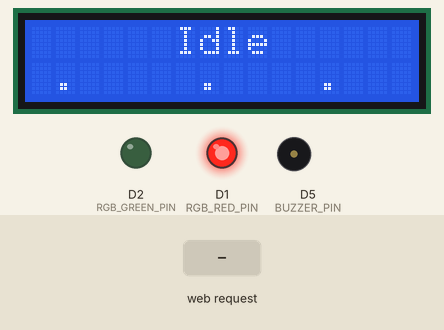
Bench run of a sketch on a simulated ESP8266 (NodeMCU). Parts: 16×2 character LCD, output pins drawn as LEDs (lit = HIGH), buzzer (waves = sounding, pin HIGH). Dashed ring = blinking. The test bench sets the inputs (shaded band). WiFi joins after 1.5 s; servers stay silent unless stated; what the sketch prints to the serial monitor is not drawn.

Above: at 4.1 s.
4.2 s: HTTP request GET /yellow received
At 4.61 s:
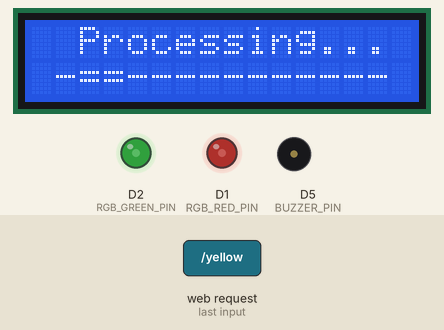
6.8 s: HTTP request GET /green received
At 7.07 s:
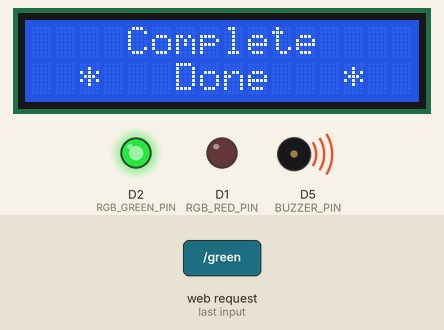
8.6 s: HTTP request GET /waiting received
At 8.87 s:
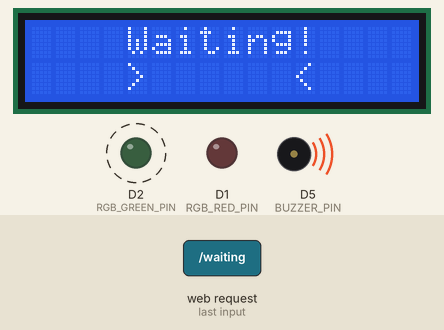
10.4 s: HTTP request GET /red received
At 10.66 s:
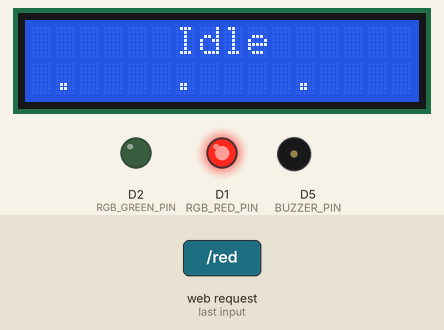
12.3 s: HTTP request GET /prompt received
At 13.22 s:
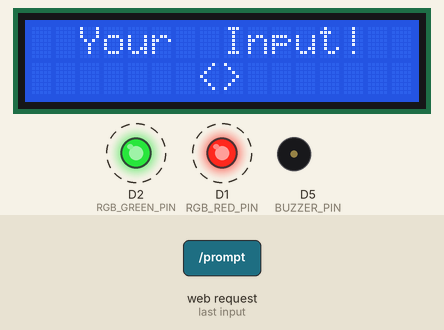
15.3 s: HTTP request GET /idle received
At 15.35 s:
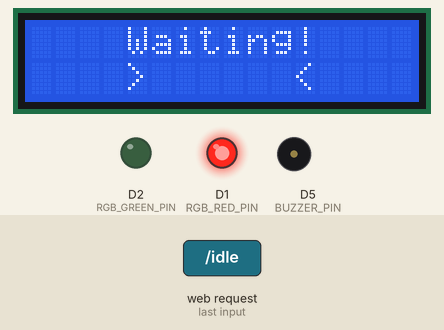
Timing chart, 0 to 17.8 s (numbered marks = the images above; inputs shaded):
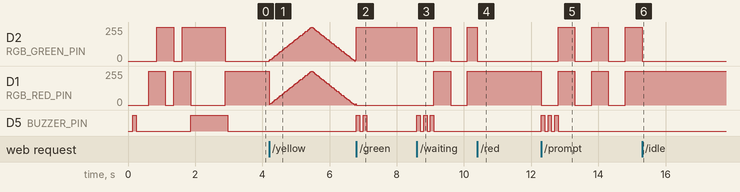

The sketch:

claude_code_led.ino
```cpp
/*
 * Claude Code LED Status Indicator
 *
 * This firmware creates a WiFi-connected LED status indicator
 * that responds to HTTP requests to show Claude Code's working state.
 *
 * LED States:
 * - Red: Idle - Waiting for input
 * - Yellow: Processing - Claude Code is thinking (with breathing effect)
 * - Yellow: Waiting - Blinking when Claude needs user input
 * - Green: Complete - Task finished successfully
 *
 * API Endpoints:
 * - GET /red or /idle       -> Set to idle state
 * - GET /yellow or /processing -> Set to processing state
 * - GET /waiting or /prompt -> Set to waiting for input state (blinking)
 * - GET /green or /complete -> Set to complete state
 * - GET /status             -> Get current status as JSON
 *
 * Hardware: ESP8266 (NodeMCU) or ESP32
 *
 * Supports two LED configurations:
 * 1. Three separate LEDs (Red, Yellow, Green)
 * 2. Single RGB LED (Common Cathode) - mixes Red+Green for Yellow
 *
 * Optional: Active buzzer for audio feedback
 */

// ==================== CONFIGURATION ====================

// Board Selection - Uncomment ONE
#define USE_ESP8266
// #define USE_ESP32

// LED Configuration - Uncomment ONE
// #define USE_SEPARATE_LEDS    // Three separate LEDs (Red, Yellow, Green)
#define USE_RGB_LED             // Single RGB LED (Common Cathode)

// Optional Features
#define USE_BUZZER              // Comment out to disable buzzer
#define USE_LCD                 // Comment out to disable 16x2 I2C LCD

// WiFi Credentials - UPDATE THESE!
const char* WIFI_SSID = "Supersena";
const char* WIFI_PASSWORD = "Natasena123";

// ==================== PIN DEFINITIONS ====================

#ifdef USE_LCD
  #include <Wire.h>
  #include <LiquidCrystal_I2C.h>
#endif

#ifdef USE_ESP8266
  #include <ESP8266WiFi.h>
  #include <ESP8266WebServer.h>
  ESP8266WebServer server(80);

  #ifdef USE_SEPARATE_LEDS
    // Three separate LEDs
    const int RED_PIN = D1;      // GPIO5
    const int YELLOW_PIN = D2;   // GPIO4
    const int GREEN_PIN = D3;    // GPIO0
  #endif

  #ifdef USE_RGB_LED
    // RGB LED (Common Cathode) - accent colors via mixing
    const int RGB_RED_PIN = D1;    // GPIO5 - Red leg
    const int RGB_GREEN_PIN = D2;  // GPIO4 - Green leg
    // Blue leg not used
  #endif

  #ifdef USE_BUZZER
    const int BUZZER_PIN = D5;     // GPIO14
  #endif

  #ifdef USE_LCD
    const int LCD_SDA = D3;        // GPIO0
    const int LCD_SCL = D4;        // GPIO2
  #endif
#endif

#ifdef USE_ESP32
  #include <WiFi.h>
  #include <WebServer.h>
  WebServer server(80);

  #ifdef USE_SEPARATE_LEDS
    const int RED_PIN = 5;
    const int YELLOW_PIN = 18;
    const int GREEN_PIN = 19;
  #endif

  #ifdef USE_RGB_LED
    const int RGB_RED_PIN = 5;
    const int RGB_GREEN_PIN = 18;
  #endif

  #ifdef USE_BUZZER
    const int BUZZER_PIN = 14;
  #endif

  #ifdef USE_LCD
    const int LCD_SDA = 21;        // Default I2C SDA
    const int LCD_SCL = 22;        // Default I2C SCL
  #endif

  // PWM settings for ESP32
  const int PWM_CHANNEL_0 = 0;
  const int PWM_CHANNEL_1 = 1;
  const int PWM_FREQ = 5000;
  const int PWM_RESOLUTION = 8;
#endif

// ==================== LCD SETUP ====================

#ifdef USE_LCD
  // Try 0x27 first, common for PCF8574. If not working, try 0x3F
  LiquidCrystal_I2C lcd(0x27, 16, 2);
  bool lcdInitialized = false;
  unsigned long lastLcdUpdate = 0;
  const int LCD_UPDATE_INTERVAL = 150;  // Faster updates for animation
  String lastLcdStatus = "";
  int animFrame = 0;

  // Custom characters for animations
  byte spinnerFrames[4][8] = {
    {0b00000, 0b00100, 0b00100, 0b00100, 0b00100, 0b00100, 0b00100, 0b00000},  // |
    {0b00000, 0b00001, 0b00010, 0b00100, 0b01000, 0b10000, 0b00000, 0b00000},  // /
    {0b00000, 0b00000, 0b00000, 0b11111, 0b00000, 0b00000, 0b00000, 0b00000},  // -
    {0b00000, 0b10000, 0b01000, 0b00100, 0b00010, 0b00001, 0b00000, 0b00000}   // backslash
  };

  byte checkMark[8] = {
    0b00000, 0b00001, 0b00010, 0b10100, 0b01000, 0b00000, 0b00000, 0b00000
  };

  byte idleDot[8] = {
    0b00000, 0b00000, 0b01110, 0b01110, 0b01110, 0b00000, 0b00000, 0b00000
  };

  byte waitingIcon[8] = {
    0b00100, 0b01110, 0b01110, 0b00100, 0b00100, 0b00000, 0b00100, 0b00000
  };
#endif

// ==================== GLOBAL VARIABLES ====================

String currentStatus = "idle";
unsigned long bootTime = 0;

// Breathing effect variables
bool isBreathing = false;
int breathBrightness = 0;
int breathDirection = 5;
unsigned long lastBreathUpdate = 0;
const int BREATH_INTERVAL = 20;

// Blinking effect variables
bool isBlinking = false;
bool blinkState = false;
unsigned long lastBlinkTime = 0;
const int BLINK_INTERVAL = 500;

#ifdef USE_BUZZER
  unsigned long buzzerStartTime = 0;
  bool buzzerActive = false;
  int buzzerBeepCount = 0;
  int buzzerBeepsTarget = 0;
  bool buzzerBeepState = false;
  const int BUZZER_BEEP_DURATION = 100;
  const int BUZZER_BEEP_GAP = 100;
#endif

// ==================== BUZZER FUNCTIONS ====================

#ifdef USE_BUZZER
void buzzerOn() {
  digitalWrite(BUZZER_PIN, HIGH);
}

void buzzerOff() {
  digitalWrite(BUZZER_PIN, LOW);
}

void startBeeps(int count) {
  buzzerBeepCount = 0;
  buzzerBeepsTarget = count;
  buzzerActive = true;
  buzzerBeepState = true;
  buzzerStartTime = millis();
  buzzerOn();
}

void updateBuzzer() {
  if (!buzzerActive) return;

  unsigned long elapsed = millis() - buzzerStartTime;

  if (buzzerBeepState) {
    if (elapsed >= BUZZER_BEEP_DURATION) {
      buzzerOff();
      buzzerBeepState = false;
      buzzerStartTime = millis();
      buzzerBeepCount++;
      if (buzzerBeepCount >= buzzerBeepsTarget) {
        buzzerActive = false;
      }
    }
  } else {
    if (elapsed >= BUZZER_BEEP_GAP) {
      buzzerOn();
      buzzerBeepState = true;
      buzzerStartTime = millis();
    }
  }
}
#endif

// ==================== LCD FUNCTIONS ====================

#ifdef USE_LCD
void setupLcd() {
  #ifdef USE_ESP8266
    Wire.begin(LCD_SDA, LCD_SCL);
  #else
    Wire.begin(LCD_SDA, LCD_SCL);
  #endif

  lcd.init();
  lcd.backlight();

  // Load initial custom characters
  lcd.createChar(0, idleDot);
  lcd.createChar(1, checkMark);
  lcd.createChar(2, waitingIcon);

  lcd.setCursor(0, 0);
  lcd.print("  Claude  Code  ");
  lcd.setCursor(0, 1);
  lcd.print("  Connecting... ");

  lcdInitialized = true;
  Serial.println("📺 LCD initialized (16x2 I2C)");
}

void updateLcd() {
  if (!lcdInitialized) return;

  unsigned long currentTime = millis();
  if (currentTime - lastLcdUpdate < LCD_UPDATE_INTERVAL) return;
  lastLcdUpdate = currentTime;

  // Reset animation frame on status change
  if (currentStatus != lastLcdStatus) {
    lastLcdStatus = currentStatus;
    animFrame = 0;
    lcd.clear();
  }

  if (currentStatus == "idle") {
    // Idle: Zen dots floating
    lcd.setCursor(0, 0);
    lcd.print("      Idle      ");
    lcd.setCursor(0, 1);

    // Animated dots pattern
    String dots = "                ";
    int pos = animFrame % 16;
    dots[pos] = '.';
    dots[(pos + 5) % 16] = '.';
    dots[(pos + 10) % 16] = '.';
    lcd.print(dots);
    animFrame++;
  }
  else if (currentStatus == "processing") {
    // Processing: Spinner animation
    lcd.createChar(3, spinnerFrames[animFrame % 4]);

    lcd.setCursor(0, 0);
    lcd.print("  Processing... ");
    lcd.setCursor(0, 1);

    // Progress bar animation
    int barPos = animFrame % 14;
    lcd.print(" ");
    for (int i = 0; i < 14; i++) {
      if (i == barPos || i == barPos + 1) {
        lcd.print("=");
      } else {
        lcd.print("-");
      }
    }
    lcd.print(" ");
    animFrame++;
  }
  else if (currentStatus == "waiting") {
    // Waiting: Blinking attention
    lcd.setCursor(0, 0);
    if (animFrame % 6 < 3) {
      lcd.print("    Waiting!    ");
    } else {
      lcd.print("  Your  Input!  ");
    }
    lcd.setCursor(0, 1);

    // Bouncing arrow animation
    String arrows = "                ";
    int bouncePos = animFrame % 10;
    if (bouncePos > 5) bouncePos = 10 - bouncePos;  // Bounce back
    arrows[3 + bouncePos] = '>';
    arrows[12 - bouncePos] = '<';
    lcd.print(arrows);
    animFrame++;
  }
  else if (currentStatus == "complete") {
    // Complete: Celebration animation
    lcd.setCursor(0, 0);
    lcd.print("    Complete    ");
    lcd.setCursor(0, 1);

    // Sparkle effect
    String sparkle = "   *  Done  *   ";
    int sparkPos = animFrame % 4;
    if (sparkPos == 1) sparkle = "  *   Done   *  ";
    else if (sparkPos == 2) sparkle = " *    Done    * ";
    else if (sparkPos == 3) sparkle = "*     Done     *";
    lcd.print(sparkle);
    animFrame++;
  }
}

void showLcdConnecting() {
  if (!lcdInitialized) return;
  lcd.clear();
  lcd.setCursor(0, 0);
  lcd.print("  Claude  Code  ");
  lcd.setCursor(0, 1);
  lcd.print("  Connecting... ");
}

void showLcdConnected() {
  if (!lcdInitialized) return;
  lcd.clear();
  lcd.setCursor(0, 0);
  lcd.print("   Connected!   ");
  lcd.setCursor(0, 1);
  // Center the IP address
  String ip = WiFi.localIP().toString();
  int padding = (16 - ip.length()) / 2;
  for (int i = 0; i < padding; i++) lcd.print(" ");
  lcd.print(ip);
  for (int i = 0; i < 16 - padding - ip.length(); i++) lcd.print(" ");
}
#endif

// ==================== LED CONTROL FUNCTIONS ====================

void setYellowBrightness(int brightness) {
  #ifdef USE_SEPARATE_LEDS
    #ifdef USE_ESP8266
      analogWrite(YELLOW_PIN, brightness);
    #endif
    #ifdef USE_ESP32
      ledcWrite(PWM_CHANNEL_0, brightness);
    #endif
  #endif

  #ifdef USE_RGB_LED
    #ifdef USE_ESP8266
      analogWrite(RGB_RED_PIN, brightness);
      analogWrite(RGB_GREEN_PIN, brightness);
    #endif
    #ifdef USE_ESP32
      ledcWrite(PWM_CHANNEL_0, brightness);
      ledcWrite(PWM_CHANNEL_1, brightness);
    #endif
  #endif
}

void allLedsOff() {
  #ifdef USE_SEPARATE_LEDS
    digitalWrite(RED_PIN, LOW);
    digitalWrite(GREEN_PIN, LOW);
    #ifdef USE_ESP8266
      analogWrite(YELLOW_PIN, 0);
    #endif
    #ifdef USE_ESP32
      ledcWrite(PWM_CHANNEL_0, 0);
    #endif
  #endif

  #ifdef USE_RGB_LED
    #ifdef USE_ESP8266
      analogWrite(RGB_RED_PIN, 0);
      analogWrite(RGB_GREEN_PIN, 0);
    #endif
    #ifdef USE_ESP32
      ledcWrite(PWM_CHANNEL_0, 0);
      ledcWrite(PWM_CHANNEL_1, 0);
    #endif
  #endif

  isBreathing = false;
  isBlinking = false;
}

void setRedLed() {
  #ifdef USE_SEPARATE_LEDS
    digitalWrite(RED_PIN, HIGH);
  #endif
  #ifdef USE_RGB_LED
    #ifdef USE_ESP8266
      analogWrite(RGB_RED_PIN, 255);
      analogWrite(RGB_GREEN_PIN, 0);
    #endif
    #ifdef USE_ESP32
      ledcWrite(PWM_CHANNEL_0, 255);
      ledcWrite(PWM_CHANNEL_1, 0);
    #endif
  #endif
}

void setGreenLed() {
  #ifdef USE_SEPARATE_LEDS
    digitalWrite(GREEN_PIN, HIGH);
  #endif
  #ifdef USE_RGB_LED
    #ifdef USE_ESP8266
      analogWrite(RGB_RED_PIN, 0);
      analogWrite(RGB_GREEN_PIN, 255);
    #endif
    #ifdef USE_ESP32
      ledcWrite(PWM_CHANNEL_0, 0);
      ledcWrite(PWM_CHANNEL_1, 255);
    #endif
  #endif
}

void setLedState(String status) {
  allLedsOff();
  currentStatus = status;

  if (status == "idle" || status == "red") {
    currentStatus = "idle";
    setRedLed();
    Serial.println("📍 Status: IDLE (Red)");
  }
  else if (status == "processing" || status == "yellow") {
    currentStatus = "processing";
    isBreathing = true;
    breathBrightness = 0;
    breathDirection = 5;
    Serial.println("📍 Status: PROCESSING (Yellow - Breathing)");
  }
  else if (status == "waiting" || status == "prompt") {
    currentStatus = "waiting";
    isBlinking = true;
    blinkState = false;
    lastBlinkTime = millis();
    #ifdef USE_BUZZER
      startBeeps(3);
    #endif
    Serial.println("📍 Status: WAITING (Yellow - Blinking)");
  }
  else if (status == "complete" || status == "green") {
    currentStatus = "complete";
    setGreenLed();
    #ifdef USE_BUZZER
      startBeeps(2);
    #endif
    Serial.println("📍 Status: COMPLETE (Green)");
  }

  // Force immediate LCD update on status change
  #ifdef USE_LCD
    lastLcdStatus = "";  // Reset to force update
    updateLcd();
  #endif
}

void updateBreathing() {
  if (!isBreathing) return;

  unsigned long currentTime = millis();
  if (currentTime - lastBreathUpdate < BREATH_INTERVAL) return;

  lastBreathUpdate = currentTime;
  breathBrightness += breathDirection;

  if (breathBrightness >= 255) {
    breathBrightness = 255;
    breathDirection = -5;
  }
  else if (breathBrightness <= 0) {
    breathBrightness = 0;
    breathDirection = 5;
  }

  setYellowBrightness(breathBrightness);
}

void updateBlinking() {
  if (!isBlinking) return;

  unsigned long currentTime = millis();
  if (currentTime - lastBlinkTime < BLINK_INTERVAL) return;

  lastBlinkTime = currentTime;
  blinkState = !blinkState;
  setYellowBrightness(blinkState ? 255 : 0);
}

// ==================== HTTP HANDLERS ====================

void handleRoot() {
  String ledType = "3 Separate LEDs";
  #ifdef USE_RGB_LED
    ledType = "RGB LED";
  #endif

  String buzzerStatus = "No";
  #ifdef USE_BUZZER
    buzzerStatus = "Yes";
  #endif

  String html = "<!DOCTYPE html><html><head>";
  html += "<meta name='viewport' content='width=device-width, initial-scale=1'>";
  html += "<title>Claude Code LED</title>";
  html += "<style>";
  html += "body{font-family:Arial,sans-serif;text-align:center;padding:20px;background:#1a1a2e;color:#fff;}";
  html += ".led{width:60px;height:60px;border-radius:50%;display:inline-block;margin:10px;transition:all 0.3s;}";
  html += ".red{background:#ff6b6b;box-shadow:0 0 30px #ff6b6b;}";
  html += ".yellow{background:#ffc107;box-shadow:0 0 30px #ffc107;}";
  html += ".green{background:#00e676;box-shadow:0 0 30px #00e676;}";
  html += ".off{background:#333;box-shadow:none;}";
  html += "button{padding:15px 30px;margin:10px;border:none;border-radius:8px;cursor:pointer;font-size:16px;}";
  html += ".btn-red{background:#ff6b6b;color:#fff;}";
  html += ".btn-yellow{background:#ffc107;color:#333;}";
  html += ".btn-green{background:#00e676;color:#333;}";
  html += "h2{color:#888;font-weight:normal;font-size:14px;}";
  html += "</style></head><body>";
  html += "<h1>🔌 Claude Code LED Status</h1>";
  html += "<h2>" + ledType + " | Buzzer: " + buzzerStatus + "</h2>";
  html += "<p>Current: <strong>" + currentStatus + "</strong></p>";
  html += "<div>";

  String ledClass = "off";
  if (currentStatus == "idle") ledClass = "red";
  else if (currentStatus == "processing" || currentStatus == "waiting") ledClass = "yellow";
  else if (currentStatus == "complete") ledClass = "green";
  html += "<div class='led " + ledClass + "'></div>";

  html += "</div>";
  html += "<div style='margin-top:20px;'>";
  html += "<button class='btn-red' onclick=\"fetch('/red')\">Idle</button>";
  html += "<button class='btn-yellow' onclick=\"fetch('/yellow')\">Processing</button>";
  html += "<button class='btn-yellow' onclick=\"fetch('/waiting')\">Waiting</button>";
  html += "<button class='btn-green' onclick=\"fetch('/green')\">Complete</button>";
  html += "</div>";
  html += "<p style='margin-top:30px;color:#888;'>IP: " + WiFi.localIP().toString() + "</p>";
  html += "<script>setInterval(()=>location.reload(),5000);</script>";
  html += "</body></html>";

  server.send(200, "text/html", html);
}

void handleRed() {
  setLedState("idle");
  server.send(200, "text/plain", "OK - Status: IDLE (Red)");
}

void handleYellow() {
  setLedState("processing");
  server.send(200, "text/plain", "OK - Status: PROCESSING (Yellow - Breathing)");
}

void handleGreen() {
  setLedState("complete");
  server.send(200, "text/plain", "OK - Status: COMPLETE (Green)");
}

void handleWaiting() {
  setLedState("waiting");
  server.send(200, "text/plain", "OK - Status: WAITING (Yellow - Blinking)");
}

void handleStatus() {
  unsigned long uptime = (millis() - bootTime) / 1000;

  String ledType = "separate";
  #ifdef USE_RGB_LED
    ledType = "rgb";
  #endif

  String json = "{";
  json += "\"status\":\"" + currentStatus + "\",";
  json += "\"uptime\":" + String(uptime) + ",";
  json += "\"ip\":\"" + WiFi.localIP().toString() + "\",";
  json += "\"rssi\":" + String(WiFi.RSSI()) + ",";
  json += "\"led_type\":\"" + ledType + "\",";
  #ifdef USE_BUZZER
    json += "\"buzzer\":true,";
  #else
    json += "\"buzzer\":false,";
  #endif
  #ifdef USE_LCD
    json += "\"lcd\":true";
  #else
    json += "\"lcd\":false";
  #endif
  json += "}";

  server.send(200, "application/json", json);
}

void handleNotFound() {
  server.send(404, "text/plain", "Not Found");
}

// ==================== WIFI SETUP ====================

void setupWiFi() {
  Serial.println();
  Serial.print("Connecting to WiFi: ");
  Serial.println(WIFI_SSID);

  WiFi.begin(WIFI_SSID, WIFI_PASSWORD);

  int ledState = 0;
  while (WiFi.status() != WL_CONNECTED) {
    delay(250);

    allLedsOff();
    switch (ledState % 3) {
      case 0: setRedLed(); break;
      case 1: setYellowBrightness(255); break;
      case 2: setGreenLed(); break;
    }
    ledState++;

    Serial.print(".");
  }

  Serial.println();
  Serial.println("✅ WiFi Connected!");
  Serial.print("📍 IP Address: ");
  Serial.println(WiFi.localIP());
  Serial.print("📶 Signal Strength (RSSI): ");
  Serial.print(WiFi.RSSI());
  Serial.println(" dBm");

  #ifdef USE_BUZZER
    startBeeps(1);
  #endif
}

// ==================== WEB SERVER SETUP ====================

void setupWebServer() {
  server.on("/", handleRoot);
  server.on("/red", handleRed);
  server.on("/idle", handleRed);
  server.on("/yellow", handleYellow);
  server.on("/processing", handleYellow);
  server.on("/waiting", handleWaiting);
  server.on("/prompt", handleWaiting);
  server.on("/green", handleGreen);
  server.on("/complete", handleGreen);
  server.on("/status", handleStatus);
  server.onNotFound(handleNotFound);

  server.enableCORS(true);
  server.begin();
  Serial.println("🌐 HTTP server started on port 80");
}

// ==================== MAIN SETUP ====================

void setup() {
  Serial.begin(115200);
  delay(100);

  Serial.println();
  Serial.println("╔═══════════════════════════════════════════╗");
  Serial.println("║   Claude Code LED Status Indicator        ║");
  #ifdef USE_RGB_LED
    Serial.println("║   Hardware: RGB LED (Common Cathode)      ║");
  #else
    Serial.println("║   Hardware: 3 Separate LEDs               ║");
  #endif
  #ifdef USE_BUZZER
    Serial.println("║   Buzzer: Enabled                         ║");
  #else
    Serial.println("║   Buzzer: Disabled                        ║");
  #endif
  #ifdef USE_LCD
    Serial.println("║   LCD: 16x2 I2C Enabled                   ║");
  #else
    Serial.println("║   LCD: Disabled                           ║");
  #endif
  Serial.println("║   Version 2.1                             ║");
  Serial.println("╚═══════════════════════════════════════════╝");
  Serial.println();

  // Initialize LED pins
  #ifdef USE_SEPARATE_LEDS
    pinMode(RED_PIN, OUTPUT);
    pinMode(YELLOW_PIN, OUTPUT);
    pinMode(GREEN_PIN, OUTPUT);
    #ifdef USE_ESP32
      ledcSetup(PWM_CHANNEL_0, PWM_FREQ, PWM_RESOLUTION);
      ledcAttachPin(YELLOW_PIN, PWM_CHANNEL_0);
    #endif
  #endif

  #ifdef USE_RGB_LED
    pinMode(RGB_RED_PIN, OUTPUT);
    pinMode(RGB_GREEN_PIN, OUTPUT);
    #ifdef USE_ESP32
      ledcSetup(PWM_CHANNEL_0, PWM_FREQ, PWM_RESOLUTION);
      ledcSetup(PWM_CHANNEL_1, PWM_FREQ, PWM_RESOLUTION);
      ledcAttachPin(RGB_RED_PIN, PWM_CHANNEL_0);
      ledcAttachPin(RGB_GREEN_PIN, PWM_CHANNEL_1);
    #endif
  #endif

  #ifdef USE_BUZZER
    pinMode(BUZZER_PIN, OUTPUT);
    buzzerOff();
    Serial.println("🔊 Testing buzzer...");
    buzzerOn();
    delay(100);
    buzzerOff();
  #endif

  #ifdef USE_LCD
    setupLcd();
  #endif

  allLedsOff();
  setupWiFi();

  #ifdef USE_LCD
    showLcdConnected();
    delay(1000);  // Show connected message briefly
  #endif
  setupWebServer();

  bootTime = millis();
  setLedState("idle");

  Serial.println();
  Serial.println("╔═══════════════════════════════════════════╗");
  Serial.println("║   Ready! Use these endpoints:             ║");
  Serial.print("║   http://");
  Serial.print(WiFi.localIP());
  String padding = "";
  for (int i = WiFi.localIP().toString().length(); i < 15; i++) padding += " ";
  Serial.print(padding);
  Serial.println("/red    ║");
  Serial.print("║   http://");
  Serial.print(WiFi.localIP());
  Serial.print(padding);
  Serial.println("/yellow ║");
  Serial.print("║   http://");
  Serial.print(WiFi.localIP());
  Serial.print(padding);
  Serial.println("/waiting║");
  Serial.print("║   http://");
  Serial.print(WiFi.localIP());
  Serial.print(padding);
  Serial.println("/green  ║");
  Serial.println("╚═══════════════════════════════════════════╝");
  Serial.println();
}

// ==================== MAIN LOOP ====================

void loop() {
  server.handleClient();
  updateBreathing();
  updateBlinking();

  #ifdef USE_BUZZER
    updateBuzzer();
  #endif

  #ifdef USE_LCD
    updateLcd();
  #endif

  if (WiFi.status() != WL_CONNECTED) {
    Serial.println("⚠️ WiFi disconnected! Reconnecting...");
    #ifdef USE_LCD
      showLcdConnecting();
    #endif
    setupWiFi();
    #ifdef USE_LCD
      showLcdConnected();
      delay(1000);
    #endif
  }

  delay(1);
}
```

Measured:
- after the input at 4.2 s, the display: changes after 0.27 s (image 1)
- after the input at 6.8 s, D5 (BUZZER_PIN): alternates HIGH for 0.10 s and LOW for 0.10 s, 4 changes in all, then stays LOW, starting at once; the display: first changes after 0.07 s (image 2 shows a later state)
- after the input at 8.6 s, D2 (RGB_GREEN_PIN): alternates 255/255 for 0.50 s and 0/255 for 0.50 s, starting at once; D1 (RGB_RED_PIN): 0/255 → 255/255 after 0.50 s, → 0/255 0.50 s later, → 255/255 0.50 s later
- after the input at 10.4 s, D1 (RGB_RED_PIN): stops changing and stays 255/255; the display: first changes after 0.05 s (image 4 shows a later state)
- after the input at 12.3 s, D2 (RGB_GREEN_PIN): alternates 255/255 for 0.50 s and 0/255 for 0.50 s, starting after 0.50 s; D1 (RGB_RED_PIN): alternates 255/255 for 0.50 s and 0/255 for 0.50 s, starting at once
- after the input at 15.3 s, D2 (RGB_GREEN_PIN): goes on until 15.3 s, then stays 0/255; D1 (RGB_RED_PIN): stops changing and stays 255/255
